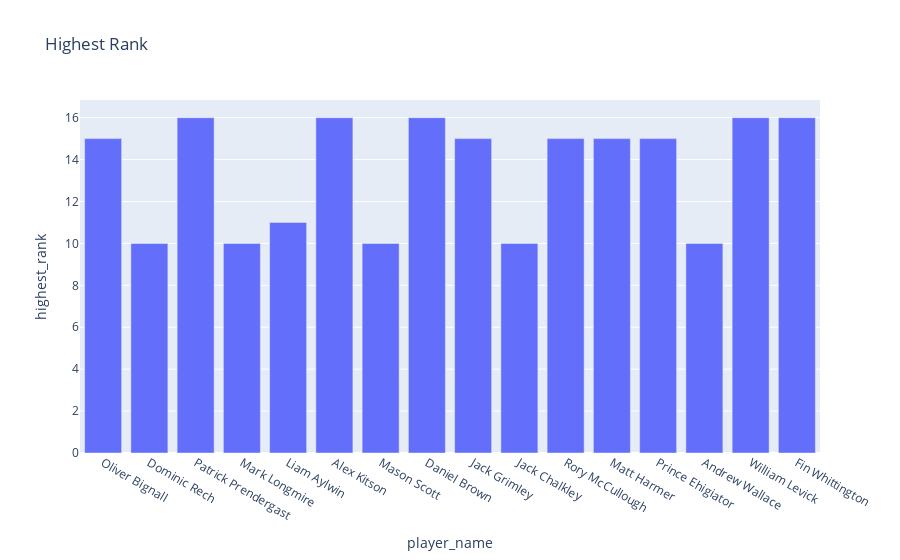
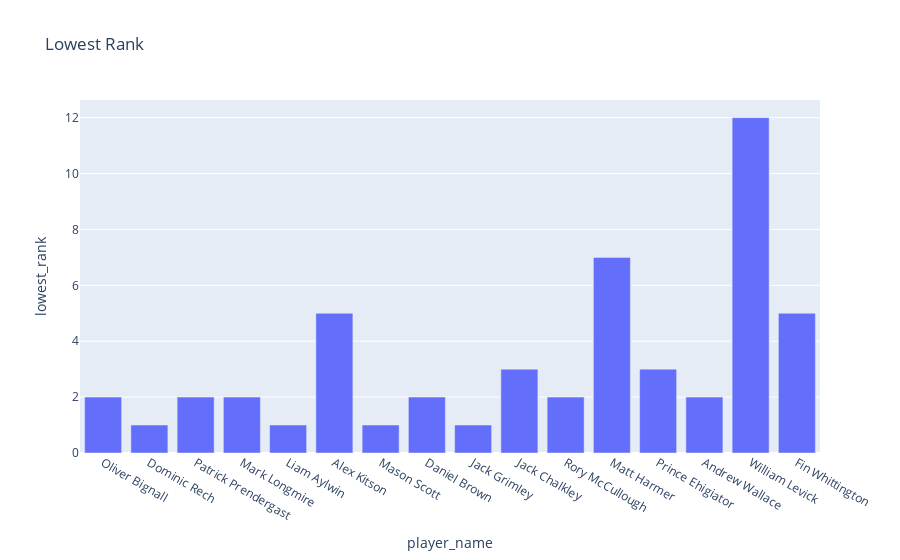
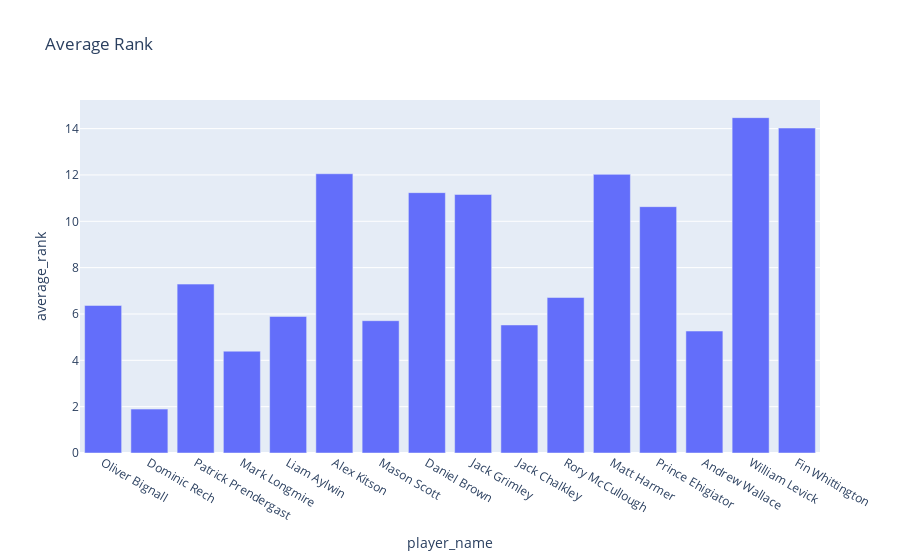

These figures' notebook cell, in order:
### Code cell
import plotly.express as px

df = get_player_rank(duckdb_df)

# Create 3 bar charts for the highest, lowest and average rank for each entry_name
# Order the bars by the highest rank

fig_highest = px.bar(df, x='player_name', y='highest_rank', title='Highest Rank')
fig_highest.show()

fig_lowest = px.bar(df, x='player_name', y='lowest_rank', title='Lowest Rank')
fig_lowest.show()

fig_average = px.bar(df, x='player_name', y='average_rank', title='Average Rank')
fig_average.show()

### Figure 1 — Plotly figure (JSON) as saved in the notebook; plotly's stock layout.template omitted (floating-point values rounded to 4 significant figures)
{"data": [{"alignmentgroup": "True", "hovertemplate": "player_name=%{x}<br>highest_rank=%{y}<extra></extra>", "legendgroup": "", "marker": {"color": "#636efa", "pattern": {"shape": ""}}, "name": "", "offsetgroup": "", "orientation": "v", "showlegend": false, "textposition": "auto", "type": "bar", "x": ["Oliver Bignall", "Dominic Rech", "Patrick Prendergast", "Mark Longmire", "Liam Aylwin", "Alex Kitson", "Mason Scott", "Daniel Brown", "Jack Grimley", "Jack Chalkley", "Rory McCullough", "Matt Harmer", "Prince Ehigiator", "Andrew Wallace", "William Levick", "Fin Whittington"], "xaxis": "x", "y": [15, 10, 16, 10, 11, 16, 10, 16, 15, 10, 15, 15, 15, 10, 16, 16], "yaxis": "y"}], "layout": {"barmode": "relative", "legend": {"tracegroupgap": 0}, "title": {"text": "Highest Rank"}, "xaxis": {"anchor": "y", "domain": [0, 1], "title": {"text": "player_name"}}, "yaxis": {"anchor": "x", "domain": [0, 1], "title": {"text": "highest_rank"}}}}

### Figure 2 — Plotly figure (JSON) as saved in the notebook; plotly's stock layout.template omitted (floating-point values rounded to 4 significant figures)
{"data": [{"alignmentgroup": "True", "hovertemplate": "player_name=%{x}<br>lowest_rank=%{y}<extra></extra>", "legendgroup": "", "marker": {"color": "#636efa", "pattern": {"shape": ""}}, "name": "", "offsetgroup": "", "orientation": "v", "showlegend": false, "textposition": "auto", "type": "bar", "x": ["Oliver Bignall", "Dominic Rech", "Patrick Prendergast", "Mark Longmire", "Liam Aylwin", "Alex Kitson", "Mason Scott", "Daniel Brown", "Jack Grimley", "Jack Chalkley", "Rory McCullough", "Matt Harmer", "Prince Ehigiator", "Andrew Wallace", "William Levick", "Fin Whittington"], "xaxis": "x", "y": [2, 1, 2, 2, 1, 5, 1, 2, 1, 3, 2, 7, 3, 2, 12, 5], "yaxis": "y"}], "layout": {"barmode": "relative", "legend": {"tracegroupgap": 0}, "title": {"text": "Lowest Rank"}, "xaxis": {"anchor": "y", "domain": [0, 1], "title": {"text": "player_name"}}, "yaxis": {"anchor": "x", "domain": [0, 1], "title": {"text": "lowest_rank"}}}}

### Figure 3 — Plotly figure (JSON) as saved in the notebook; plotly's stock layout.template omitted (floating-point values rounded to 4 significant figures)
{"data": [{"alignmentgroup": "True", "hovertemplate": "player_name=%{x}<br>average_rank=%{y}<extra></extra>", "legendgroup": "", "marker": {"color": "#636efa", "pattern": {"shape": ""}}, "name": "", "offsetgroup": "", "orientation": "v", "showlegend": false, "textposition": "auto", "type": "bar", "x": ["Oliver Bignall", "Dominic Rech", "Patrick Prendergast", "Mark Longmire", "Liam Aylwin", "Alex Kitson", "Mason Scott", "Daniel Brown", "Jack Grimley", "Jack Chalkley", "Rory McCullough", "Matt Harmer", "Prince Ehigiator", "Andrew Wallace", "William Levick", "Fin Whittington"], "xaxis": "x", "y": [6.368, 1.895, 7.289, 4.395, 5.895, 12.05, 5.711, 11.24, 11.16, 5.526, 6.711, 12.03, 10.63, 5.263, 14.47, 14.03], "yaxis": "y"}], "layout": {"barmode": "relative", "legend": {"tracegroupgap": 0}, "title": {"text": "Average Rank"}, "xaxis": {"anchor": "y", "domain": [0, 1], "title": {"text": "player_name"}}, "yaxis": {"anchor": "x", "domain": [0, 1], "title": {"text": "average_rank"}}}}
